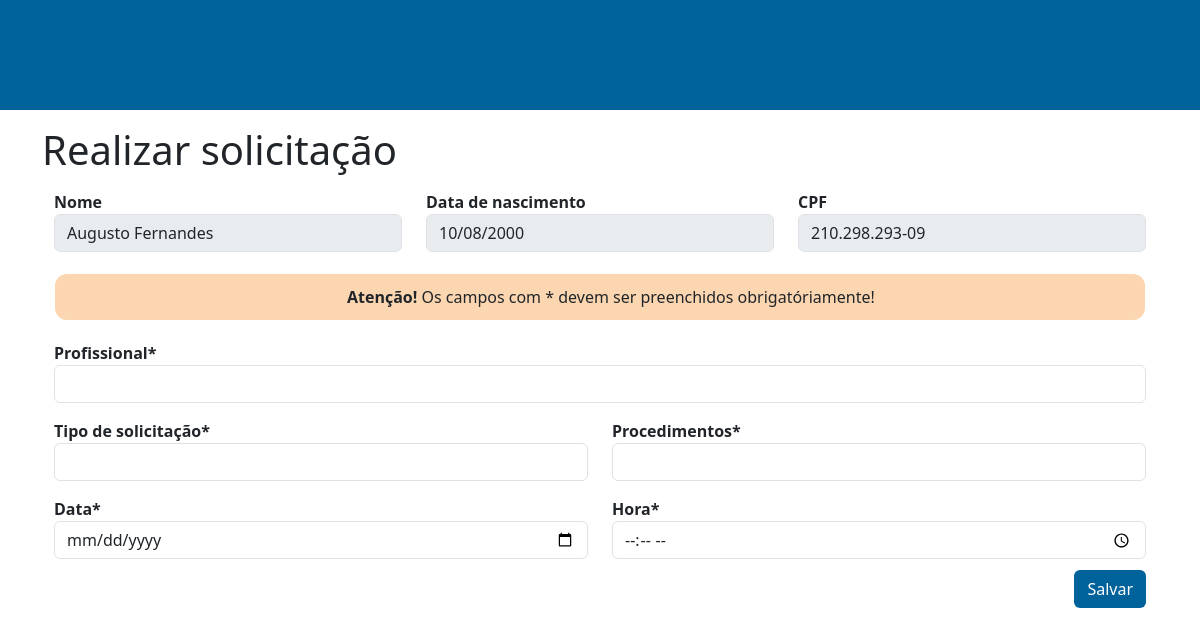
The app's page /solicitacoes/index.php?id=1 with its own data.
### tables this page shows
CREATE TABLE `pacientes` (
  `id` int(11) NOT NULL,
  `nome` varchar(80) NOT NULL,
  `dataNasc` date NOT NULL,
  `CPF` varchar(14) NOT NULL,
  `status` varchar(8) NOT NULL
);

### solicitacoes/index.php (the view, shortened to what this page needs)
<?php
    include '../database.php';
?>
    <!DOCTYPE html>
    <html lang="pt-br">
    <head>
        <link href="https://cdn.jsdelivr.net/npm/bootstrap@5.3.2/dist/css/bootstrap.min.css" rel="stylesheet"
>
        <link rel="stylesheet" href="../css/solicitacao.css">
    </head>
    <header>
    </header>
    <body>
        <div class="container">
            <h1 class="my-3">Realizar solicitação</h1>
            <?php
                if (isset($_GET['id']) && $_GET['id']!="") {
                    $id_paciente = $_GET['id'];
                    $result = mysqli_query($conn,"SELECT nome, dataNasc, CPF FROM `pacientes` WHERE id = '$id_paciente'");
                    $result2 = mysqli_fetch_array($result);
                    $nome_paciente = $result2['nome'];
                    $data_nasc = $result2['dataNasc'];
                    $data_nasc = date("d/m/Y", strtotime($data_nasc));
                    $cpf = $result2['CPF'];
            ?>
                    <div class="container">
                        <form action="../envio/index.php" method="post">
                            <div class="row">
                                <div class="col">
                                    <strong>Nome</strong>
                                </div>
                                <div class="col">
                                    <strong>Data de nascimento</strong>
                                </div>
                                <div class="col">
                                    <strong>CPF</strong>
                                </div>
                            </div>
                            <div class="row">
                                <div class="col">
                                    <input class="form-control" type="text" <?php echo "value='$nome_paciente'" ?> disabled>
                                </div>
                                <div class="col">
                                    <input class="form-control" type="text" <?php echo "value='$data_nasc'" ?> disabled>
                                </div>
                                <div class="col">
                                    <input class="form-control" type="text" <?php echo "value='$cpf'" ?> disabled>
                                </div>
                            </div>
                            <div class="row text-center">
                                <p><strong>Atenção! </strong>Os campos com * devem ser preenchidos obrigatóriamente!</p>
                            </div>
                            <div class="row">
                                <div class="col">
                                    <strong>Profissional*</strong>
                                </div>
                            </div>
                            <div class="row">
                                <div class="col mb-3">
                                    <select class="form-control" name="profissional" id="profissional" required>
                                        <option value=""></option>
                                        <?php
                                        $query ="SELECT id, nome FROM `profissional` WHERE status = 'ativo'";
                                        $result = $conn->query($query);
                                        if($result->num_rows> 0){
                                            while($optionData=$result->fetch_assoc()){
                                                $option =$optionData['nome'];
                                                $option2 =$optionData['id'];
                                        ?>
                                        <option value="<?php echo $option2; ?>" ><?php echo $option; ?> </option>
                                        <?php
                                            }}
                                        ?>
                                    </select>
                                </div>
                            </div>
                            <div class="row">
                                <div class="col-6">
                                    <strong>Tipo de solicitação*</strong>
                                </div>
                                <div class="col-6">
                                    <strong>Procedimentos*</strong>
                                </div>
                            </div>
                            <div class="row mb-3">
                                <div class="col-6">
                                    <select class="form-control" name="tipo-solicitacao" id="tipo-solicitacao" required>
                                        <option value=""></option>
                                        <?php
                                        $query ="SELECT id, descricao FROM `tiposolicitacao` WHERE status = 'ativo'";
                                        $result = $conn->query($query);
                                        if($result->num_rows> 0){
                                            while($optionData=$result->fetch_assoc()){
                                                $option =$optionData['descricao'];
                                                $option2 =$optionData['id'];
                                        ?>
                                        <option value="<?php echo $option2; ?>" ><?php echo $option; ?> </option>
                                        <?php
                                            }}
                                        ?>
                                    </select>
                                </div>
                                <div class="col-6" id="div-procedimento">
                                    <select class="form-control" name="procedimento[]" id="procedimento" required>
                                        <option value=""></option>
                                        <?php
                                        $query ="SELECT id, descricao FROM `procedimentos` WHERE status = 'ativo'";
                                        $result = $conn->query($query);
                                        if($result->num_rows> 0){
                                            while($optionData=$result->fetch_assoc()){
                                                $option =$optionData['descricao'];
                                                $option2 =$optionData['id'];
                                        ?>
                                        <option value="<?php echo $option2; ?>" ><?php echo $option; ?> </option>
                                        <?php
                                            }}
                                        ?>
                                    </select>
                                </div>
                            </div>
                            <div class="row">
                                <div class="col">
                                    <strong>Data*</strong>
                                </div>
                                <div class="col">
                                    <strong>Hora*</strong>
                                </div>
                            </div>
                            <div class="row">
                                <div class="col">
                                    <input class="form-control" name="data" type="date" id="data" required>
                                </div>
                                <div class="col">
                                    <input class="form-control" name="hora" type="time" id="hora" required>
                                </div>
                            </div>
                            <div class="d-flex justify-content-end">
                                <button id="enviar" type="submit" class="btn">Salvar</button>
                            </div>
                        </form>
                    </div>
            <?php
                } else {
                }
            ?>
        </div>
    </body>
    </html>

### css/solicitacao.css (style rules this page uses)
header { background-color: #00629B; width: 100%; height: 110px; }
div.row.text-center { background-color: rgb(251,214,176); border-radius: 12px; margin-top: 2%; margin-left: 0.05%; margin-right: 0.05%; margin-bottom: 2%; }
div.row.text-center>p { margin: 1%; }
div.d-flex.justify-content-end>button#enviar.btn { margin-top: 1%; background-color: #00629B; color: #FFFFFF; transition: background-color 1s; }

### records on screen
pacientes: nome "Augusto Fernandes", dataNasc "10/08/2000", CPF "210.298.293-09"
